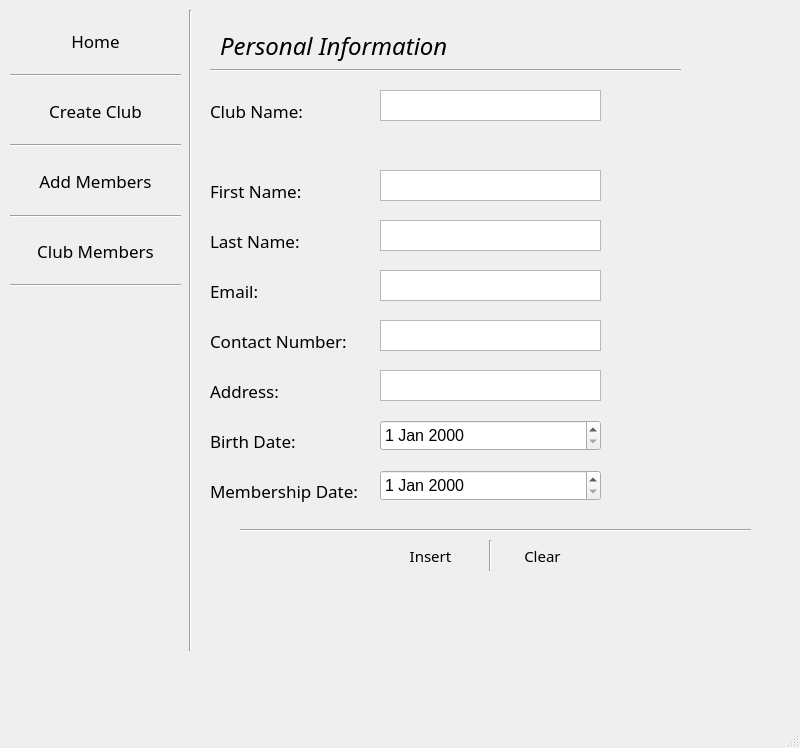
<?xml version="1.0" encoding="UTF-8"?>
<ui version="4.0">
 <class>MainWindow</class>
 <widget class="QMainWindow" name="MainWindow">
  <property name="enabled">
   <bool>true</bool>
  </property>
  <property name="geometry">
   <rect>
    <x>0</x>
    <y>0</y>
    <width>800</width>
    <height>748</height>
   </rect>
  </property>
  <property name="windowTitle">
   <string>AddMembersPage</string>
  </property>
  <widget class="QWidget" name="centralwidget">
   <property name="styleSheet">
    <string notr="true">QPushButton{
	border: none;
}</string>
   </property>
   <widget class="QLabel" name="label">
    <property name="geometry">
     <rect>
      <x>220</x>
      <y>0</y>
      <width>291</width>
      <height>91</height>
     </rect>
    </property>
    <property name="font">
     <font>
      <family>Montserrat</family>
      <pointsize>18</pointsize>
      <weight>50</weight>
      <italic>true</italic>
      <bold>false</bold>
      <underline>false</underline>
     </font>
    </property>
    <property name="text">
     <string>Personal Information</string>
    </property>
   </widget>
   <widget class="QPushButton" name="homeButton">
    <property name="geometry">
     <rect>
      <x>10</x>
      <y>10</y>
      <width>171</width>
      <height>61</height>
     </rect>
    </property>
    <property name="font">
     <font>
      <family>Montserrat</family>
      <pointsize>13</pointsize>
     </font>
    </property>
    <property name="cursor">
     <cursorShape>PointingHandCursor</cursorShape>
    </property>
    <property name="text">
     <string>Home</string>
    </property>
    <property name="icon">
     <iconset resource="resources.qrc">
      <normaloff>:/whiteIcons/Icons/whiteIcons/home.svg</normaloff>:/whiteIcons/Icons/whiteIcons/home.svg</iconset>
    </property>
    <property name="iconSize">
     <size>
      <width>25</width>
      <height>25</height>
     </size>
    </property>
   </widget>
   <widget class="QPushButton" name="createclubButton">
    <property name="geometry">
     <rect>
      <x>10</x>
      <y>80</y>
      <width>171</width>
      <height>61</height>
     </rect>
    </property>
    <property name="font">
     <font>
      <family>Montserrat</family>
      <pointsize>13</pointsize>
     </font>
    </property>
    <property name="cursor">
     <cursorShape>PointingHandCursor</cursorShape>
    </property>
    <property name="text">
     <string>Create Club</string>
    </property>
    <property name="icon">
     <iconset resource="resources.qrc">
      <normaloff>:/whiteIcons/Icons/whiteIcons/folder-plus.svg</normaloff>:/whiteIcons/Icons/whiteIcons/folder-plus.svg</iconset>
    </property>
    <property name="iconSize">
     <size>
      <width>25</width>
      <height>25</height>
     </size>
    </property>
   </widget>
   <widget class="QPushButton" name="addmemButton">
    <property name="geometry">
     <rect>
      <x>10</x>
      <y>150</y>
      <width>171</width>
      <height>61</height>
     </rect>
    </property>
    <property name="font">
     <font>
      <family>Montserrat</family>
      <pointsize>13</pointsize>
     </font>
    </property>
    <property name="cursor">
     <cursorShape>PointingHandCursor</cursorShape>
    </property>
    <property name="text">
     <string>Add Members</string>
    </property>
    <property name="icon">
     <iconset resource="resources.qrc">
      <normaloff>:/whiteIcons/Icons/whiteIcons/edit-2.svg</normaloff>:/whiteIcons/Icons/whiteIcons/edit-2.svg</iconset>
    </property>
    <property name="iconSize">
     <size>
      <width>25</width>
      <height>25</height>
     </size>
    </property>
   </widget>
   <widget class="QPushButton" name="clubmemButton">
    <property name="geometry">
     <rect>
      <x>10</x>
      <y>220</y>
      <width>171</width>
      <height>61</height>
     </rect>
    </property>
    <property name="font">
     <font>
      <family>Montserrat</family>
      <pointsize>13</pointsize>
     </font>
    </property>
    <property name="cursor">
     <cursorShape>PointingHandCursor</cursorShape>
    </property>
    <property name="text">
     <string>Club Members</string>
    </property>
    <property name="icon">
     <iconset resource="resources.qrc">
      <normaloff>:/whiteIcons/Icons/whiteIcons/archive.svg</normaloff>:/whiteIcons/Icons/whiteIcons/archive.svg</iconset>
    </property>
    <property name="iconSize">
     <size>
      <width>25</width>
      <height>25</height>
     </size>
    </property>
   </widget>
   <widget class="Line" name="line">
    <property name="geometry">
     <rect>
      <x>150</x>
      <y>10</y>
      <width>81</width>
      <height>641</height>
     </rect>
    </property>
    <property name="orientation">
     <enum>Qt::Vertical</enum>
    </property>
   </widget>
   <widget class="Line" name="line_2">
    <property name="geometry">
     <rect>
      <x>10</x>
      <y>55</y>
      <width>171</width>
      <height>41</height>
     </rect>
    </property>
    <property name="orientation">
     <enum>Qt::Horizontal</enum>
    </property>
   </widget>
   <widget class="Line" name="line_3">
    <property name="geometry">
     <rect>
      <x>10</x>
      <y>125</y>
      <width>171</width>
      <height>41</height>
     </rect>
    </property>
    <property name="orientation">
     <enum>Qt::Horizontal</enum>
    </property>
   </widget>
   <widget class="Line" name="line_4">
    <property name="geometry">
     <rect>
      <x>10</x>
      <y>206</y>
      <width>171</width>
      <height>20</height>
     </rect>
    </property>
    <property name="orientation">
     <enum>Qt::Horizontal</enum>
    </property>
   </widget>
   <widget class="Line" name="line_5">
    <property name="geometry">
     <rect>
      <x>10</x>
      <y>265</y>
      <width>171</width>
      <height>41</height>
     </rect>
    </property>
    <property name="orientation">
     <enum>Qt::Horizontal</enum>
    </property>
   </widget>
   <widget class="Line" name="line_6">
    <property name="geometry">
     <rect>
      <x>210</x>
      <y>50</y>
      <width>471</width>
      <height>41</height>
     </rect>
    </property>
    <property name="orientation">
     <enum>Qt::Horizontal</enum>
    </property>
   </widget>
   <widget class="QLabel" name="label_2">
    <property name="geometry">
     <rect>
      <x>210</x>
      <y>170</y>
      <width>151</width>
      <height>41</height>
     </rect>
    </property>
    <property name="font">
     <font>
      <family>Montserrat</family>
      <pointsize>13</pointsize>
     </font>
    </property>
    <property name="text">
     <string>First Name:</string>
    </property>
   </widget>
   <widget class="QLabel" name="label_3">
    <property name="geometry">
     <rect>
      <x>210</x>
      <y>220</y>
      <width>151</width>
      <height>41</height>
     </rect>
    </property>
    <property name="font">
     <font>
      <family>Montserrat</family>
      <pointsize>13</pointsize>
     </font>
    </property>
    <property name="text">
     <string>Last Name:</string>
    </property>
   </widget>
   <widget class="QLabel" name="label_4">
    <property name="geometry">
     <rect>
      <x>210</x>
      <y>320</y>
      <width>151</width>
      <height>41</height>
     </rect>
    </property>
    <property name="font">
     <font>
      <family>Montserrat</family>
      <pointsize>13</pointsize>
     </font>
    </property>
    <property name="text">
     <string>Contact Number:</string>
    </property>
   </widget>
   <widget class="QLabel" name="label_5">
    <property name="geometry">
     <rect>
      <x>210</x>
      <y>270</y>
      <width>151</width>
      <height>41</height>
     </rect>
    </property>
    <property name="font">
     <font>
      <family>Montserrat</family>
      <pointsize>13</pointsize>
     </font>
    </property>
    <property name="text">
     <string>Email:</string>
    </property>
   </widget>
   <widget class="QLabel" name="label_6">
    <property name="geometry">
     <rect>
      <x>210</x>
      <y>370</y>
      <width>151</width>
      <height>41</height>
     </rect>
    </property>
    <property name="font">
     <font>
      <family>Montserrat</family>
      <pointsize>13</pointsize>
     </font>
    </property>
    <property name="text">
     <string>Address:</string>
    </property>
   </widget>
   <widget class="QLabel" name="label_7">
    <property name="geometry">
     <rect>
      <x>210</x>
      <y>470</y>
      <width>161</width>
      <height>41</height>
     </rect>
    </property>
    <property name="font">
     <font>
      <family>Montserrat</family>
      <pointsize>13</pointsize>
     </font>
    </property>
    <property name="text">
     <string>Membership Date:</string>
    </property>
   </widget>
   <widget class="QLabel" name="label_8">
    <property name="geometry">
     <rect>
      <x>210</x>
      <y>420</y>
      <width>151</width>
      <height>41</height>
     </rect>
    </property>
    <property name="font">
     <font>
      <family>Montserrat</family>
      <pointsize>13</pointsize>
     </font>
    </property>
    <property name="text">
     <string>Birth Date:</string>
    </property>
   </widget>
   <widget class="QTextEdit" name="cNumber">
    <property name="geometry">
     <rect>
      <x>380</x>
      <y>320</y>
      <width>221</width>
      <height>31</height>
     </rect>
    </property>
    <property name="font">
     <font>
      <pointsize>13</pointsize>
     </font>
    </property>
   </widget>
   <widget class="QTextEdit" name="address">
    <property name="geometry">
     <rect>
      <x>380</x>
      <y>370</y>
      <width>221</width>
      <height>31</height>
     </rect>
    </property>
    <property name="font">
     <font>
      <pointsize>13</pointsize>
     </font>
    </property>
   </widget>
   <widget class="QTextEdit" name="email">
    <property name="geometry">
     <rect>
      <x>380</x>
      <y>270</y>
      <width>221</width>
      <height>31</height>
     </rect>
    </property>
    <property name="font">
     <font>
      <pointsize>13</pointsize>
     </font>
    </property>
   </widget>
   <widget class="QTextEdit" name="lName">
    <property name="geometry">
     <rect>
      <x>380</x>
      <y>220</y>
      <width>221</width>
      <height>31</height>
     </rect>
    </property>
    <property name="font">
     <font>
      <pointsize>13</pointsize>
     </font>
    </property>
   </widget>
   <widget class="QTextEdit" name="fName">
    <property name="geometry">
     <rect>
      <x>380</x>
      <y>170</y>
      <width>221</width>
      <height>31</height>
     </rect>
    </property>
    <property name="font">
     <font>
      <pointsize>13</pointsize>
     </font>
    </property>
   </widget>
   <widget class="QTextEdit" name="cName">
    <property name="geometry">
     <rect>
      <x>380</x>
      <y>90</y>
      <width>221</width>
      <height>31</height>
     </rect>
    </property>
    <property name="font">
     <font>
      <pointsize>13</pointsize>
     </font>
    </property>
   </widget>
   <widget class="QLabel" name="label_9">
    <property name="geometry">
     <rect>
      <x>210</x>
      <y>90</y>
      <width>151</width>
      <height>41</height>
     </rect>
    </property>
    <property name="font">
     <font>
      <family>Montserrat</family>
      <pointsize>13</pointsize>
     </font>
    </property>
    <property name="text">
     <string>Club Name:</string>
    </property>
   </widget>
   <widget class="QPushButton" name="pushButton">
    <property name="geometry">
     <rect>
      <x>390</x>
      <y>540</y>
      <width>81</width>
      <height>31</height>
     </rect>
    </property>
    <property name="font">
     <font>
      <family>Montserrat</family>
      <pointsize>11</pointsize>
     </font>
    </property>
    <property name="cursor">
     <cursorShape>PointingHandCursor</cursorShape>
    </property>
    <property name="statusTip">
     <string extracomment="Click to Insert member to club"/>
    </property>
    <property name="text">
     <string>Insert</string>
    </property>
    <property name="icon">
     <iconset resource="resources.qrc">
      <normaloff>:/whiteIcons/Icons/whiteIcons/plus.svg</normaloff>:/whiteIcons/Icons/whiteIcons/plus.svg</iconset>
    </property>
    <property name="iconSize">
     <size>
      <width>18</width>
      <height>18</height>
     </size>
    </property>
   </widget>
   <widget class="QPushButton" name="cButtonAddMemPage">
    <property name="geometry">
     <rect>
      <x>500</x>
      <y>540</y>
      <width>81</width>
      <height>31</height>
     </rect>
    </property>
    <property name="font">
     <font>
      <family>Montserrat</family>
      <pointsize>11</pointsize>
     </font>
    </property>
    <property name="cursor">
     <cursorShape>PointingHandCursor</cursorShape>
    </property>
    <property name="statusTip">
     <string extracomment="Click to erase entered values"/>
    </property>
    <property name="text">
     <string> Clear</string>
    </property>
    <property name="icon">
     <iconset resource="resources.qrc">
      <normaloff>:/whiteIcons/Icons/whiteIcons/x.svg</normaloff>:/whiteIcons/Icons/whiteIcons/x.svg</iconset>
    </property>
    <property name="iconSize">
     <size>
      <width>18</width>
      <height>18</height>
     </size>
    </property>
   </widget>
   <widget class="QDateEdit" name="bDate">
    <property name="geometry">
     <rect>
      <x>380</x>
      <y>420</y>
      <width>221</width>
      <height>31</height>
     </rect>
    </property>
    <property name="font">
     <font>
      <pointsize>12</pointsize>
     </font>
    </property>
   </widget>
   <widget class="QDateEdit" name="mDate">
    <property name="geometry">
     <rect>
      <x>380</x>
      <y>470</y>
      <width>221</width>
      <height>31</height>
     </rect>
    </property>
    <property name="font">
     <font>
      <pointsize>12</pointsize>
     </font>
    </property>
   </widget>
   <widget class="Line" name="line_7">
    <property name="geometry">
     <rect>
      <x>480</x>
      <y>540</y>
      <width>20</width>
      <height>31</height>
     </rect>
    </property>
    <property name="orientation">
     <enum>Qt::Vertical</enum>
    </property>
   </widget>
   <widget class="Line" name="line_8">
    <property name="geometry">
     <rect>
      <x>240</x>
      <y>520</y>
      <width>511</width>
      <height>20</height>
     </rect>
    </property>
    <property name="orientation">
     <enum>Qt::Horizontal</enum>
    </property>
   </widget>
  </widget>
  <widget class="QStatusBar" name="statusbar"/>
 </widget>
 <resources>
  <include location="resources.qrc"/>
 </resources>
 <connections/>
</ui>
